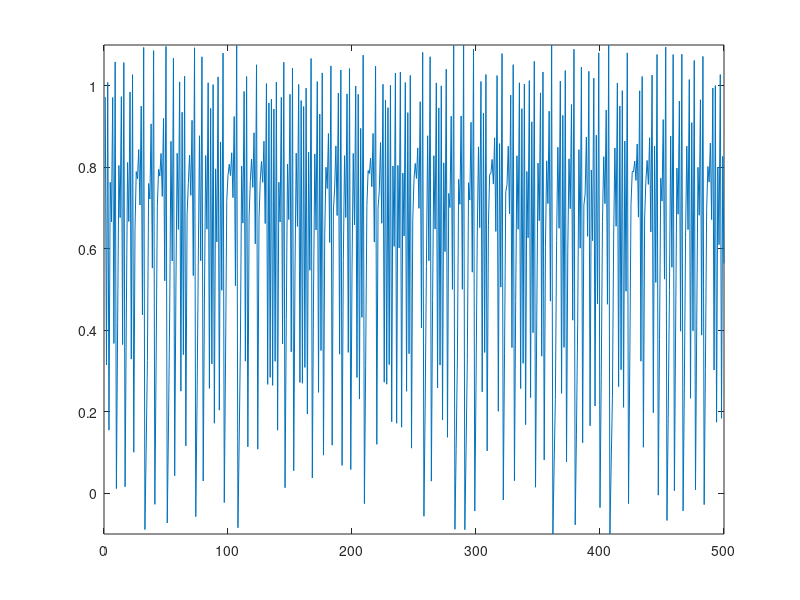

The MATLAB source for this figure:
clear
close
clc

icas(1,1)=0;
icas(1,2)=0;
ooo=1:500;
for i=3:502
    icas(1,i)=1-1.4*icas(1,i-1)*icas(1,i-1)+0.3*icas(1,i-2);
end
lol=icas(1,3:502);
clear icas;
icas(1,1:500)=lol(1:500);
clear lol;
icas(1,:)=icas(1,:)-min(icas(1,:));
icas(1,:)=icas(1,:)/(max(icas(1,:))/1.2);
icas(1,:)=icas(1,:)-0.1;
figure(222);
plot(ooo,icas(1,:));
ylim([-0.1 1.1]);
hold on;